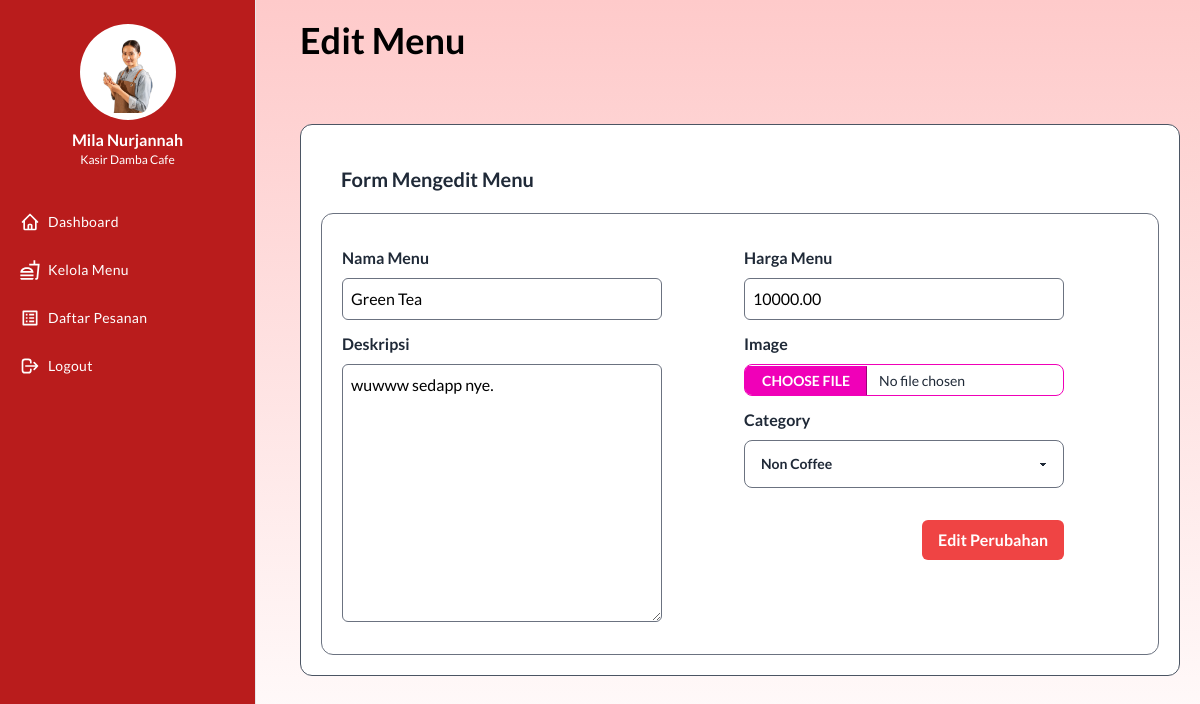
Page /edit-menu.php?id=4 (signed in) on the committed database.
### tables this page shows
CREATE TABLE menu (
    id INT NOT NULL AUTO_INCREMENT PRIMARY KEY,
    name VARCHAR(255) NOT NULL,
    description TEXT NOT NULL,
    price DECIMAL(10,2) NOT NULL,
    image VARCHAR(255) NOT NULL,
    category VARCHAR(255) NOT NULL
);

### edit-menu.php (the view, shortened to what this page needs)
<?php
include 'config.php';
$id = $_GET['id'];
$query = "SELECT * FROM menu WHERE id = $id LIMIT 1";
$result = mysqli_query($conn, $query);
$result = mysqli_fetch_assoc($result);
?>
<!doctype html>
<html>
<head>
    <link href="./output.css" rel="stylesheet">
    <link href="./style.css" rel="stylesheet">
</head>
<body>
    <div class="flex flex-col flex-auto flex-shrink-0 min-h-screen antialiased text-gray-800 bg-gradient-to-b from-red-200 to-white">
        <?php include 'sidebar.php' ?>
        <div class="ml-[280px] p-5">
            <h1 class="mb-16 text-4xl font-bold text-black">Edit Menu</h1>
            <div class="w-full h-full p-5 bg-white border border-gray-600 rounded-xl">
                <h1 class="p-5 text-xl font-semibold">Form Mengedit Menu</h1>
                <div class="p-5 border border-gray-500 rounded-xl">
                    <form action="edit-menu.php" enctype="multipart/form-data" method="post" class="grid grid-cols-2 gap-2">
                        <div class="w-full max-w-xs">
                            <div class="flex flex-col gap-2 my-3">
                                <span class="font-semibold">Nama Menu</span>
                                <input type="text" name="name" value="<?= $result['name'] ?>" id="nama_menu" required placeholder="Nama Menu" class="p-2 text-black bg-white border border-gray-500 rounded-md border-1">
                            </div>
                            <div class="flex flex-col gap-2 my-3">
                                <span class="font-semibold">Deskripsi</span>
                                <textarea name="description" id="" cols="30" rows="10" required placeholder="Deskripsi" class="p-2 text-black bg-white border border-gray-500 rounded-md"><?= $result['description'] ?></textarea>
                            </div>
                        </div>
                        <div class="w-full max-w-xs">
                            <div class="flex flex-col gap-2 my-3">
                                <span class="font-semibold">Harga Menu</span>
                                <input type="text" name="price" value="<?= $result['price'] ?>" id="nama_menu" required placeholder="Harga Menu" class="p-2 text-black bg-white border border-gray-500 rounded-md border-1">
                            </div>
                            <div class="flex flex-col gap-2 my-3">
                                <span class="font-semibold">Image</span>
                                <input type="file" accept="image/*" name="image" id="nama_menu" placeholder="Harga Menu" class="w-full max-w-xs bg-white file-input file-input-sm file-input-bordered file-input-secondary">
                            </div>
                            <div class="flex flex-col gap-2 my-3">
                                <span class="font-semibold">Category</span>
                                <select class="bg-white border-gray-500 select" name="category" required>
                                    <option value="Non Coffee" <?= $result['category'] == 'Non Coffee' ? 'selected' : '' ?>>Non Coffee</option>
                                </select>
                            </div>
                            <div class="flex justify-end w-full">
                                <button type="submit" name="submit" class="px-4 py-2 mt-5 font-semibold text-white bg-red-500 rounded-md hover:bg-red-600">
                                    Edit Perubahan
                                </button>
                            </div>
                        </div>
                    </form>
                </div>
            </div>
        </div>
    </div>
</body>
</html>

### style.css (style rules this page uses)
body { font-family: 'Lato', sans-serif; font-size: 16px; line-height: 1.5; color: #333; }

### rows in the picture
menu: name "Green Tea", description "wuwww sedapp nye.", price "10000.00", category "Non Coffee"
